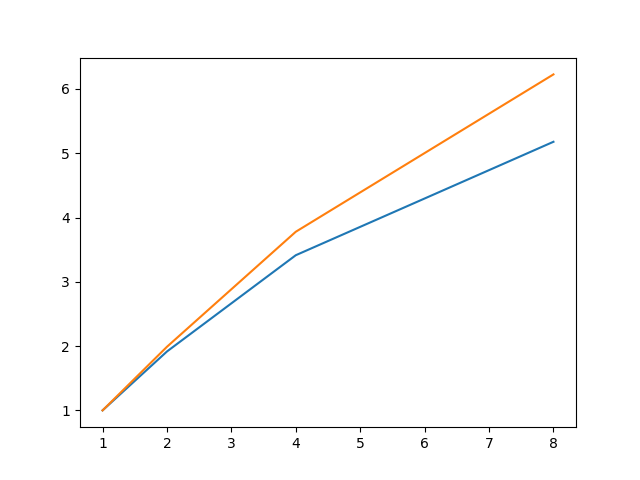

The Python source for this figure:
import matplotlib.pyplot as plt
import numpy as np

nthread = np.array([1,2,4,8])
total_time = np.array([65.4124, 34.1314, 19.1601, 12.6315])
init_time = np.array([2.52383, 2.52452, 2.51891, 2.53156])

plt.plot(nthread,total_time[0]/total_time)
plt.plot(nthread, (total_time[0]-init_time[0])/ (total_time - init_time))
plt.savefig("plot")